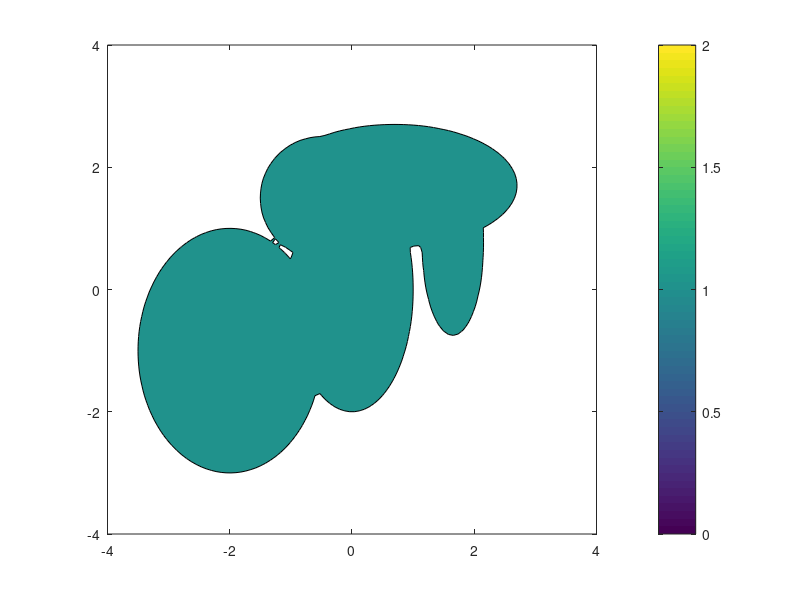

Reproduce this figure in MATLAB. (Note: this script raises an error after producing the figure.)
close all;
clear;
clc;

addpath('Functions')

% Array format [x0, y0, rx, ry] one row per ellipse

ellipses = [0,0,1,2;
            0.7,1.7,2,1;
            -0.5,1.5,1,1;
            -2,-1,1.5,2;
            1.65, 0.75, 0.5, 1.5;
            ];

xlims = [-4,4];
ylims = [-4,4];

nPts = 100;

[xx,yy] = meshgrid(linspace(xlims(1),xlims(2),nPts),...
    linspace(ylims(1),ylims(2),nPts));

zz = zeros(size(xx));

for iPt = 1:nPts
    for jPt = 1:nPts
        for kEllip = 1:size(ellipses,1)
            zz(iPt,jPt) = max(zz(iPt,jPt),...
                ((xx(iPt,jPt) - ellipses(kEllip,1)).^2 ./ ellipses(kEllip,3).^2 + ...
                (yy(iPt,jPt) - ellipses(kEllip,2)).^2 ./ ellipses(kEllip,4).^2).^-1);
        end
    end
end
        
figure()
contourf(xx,yy,zz,[1,1])
colorbar()
hold on
axis equal

cmap = cbrewer2('set2',2);

%% Start marching squares
figure()
hold on
for iEllip = 1:size(ellipses,1)
    ellipse(ellipses(iEllip,3),ellipses(iEllip,4),0,ellipses(iEllip,1),ellipses(iEllip,2))
end

colormap(cmap);
pScat = scatter(xx(:),yy(:),20,zz(:)>=1,'Filled');
axis equal

lineSegments = []; % Initalize line segments
for iPt = 1:(nPts-1)  % Rows (y-axis)
    for jPt = 1:(nPts-1)   % Columns (x-axis)
        % Cell values
        %  1 -- 2 
        %  |    |
        %  |    |
        %  8 -- 4
        %
        % REMEMBER, DUMBASS: 
        % array(i,j) = array(rows, columns,) = array(y,x)

        cellValue = ...
            1*(zz(iPt,jPt)>1) + ...
            2*(zz(iPt+1,jPt)>1) + ...
            4*(zz(iPt+1,jPt+1)>1) + ...
            8*(zz(iPt,jPt+1)>1) + 1;
        
        switch cellValue
            case 1
                % No Vertices
            case 2
                % South-West
                lineSegments = [lineSegments;
                    [interpVal(xx(iPt,jPt),zz(iPt,jPt),xx(iPt,jPt+1),zz(iPt,jPt+1)),yy(iPt,jPt),...
                    xx(iPt,jPt), interpVal(yy(iPt,jPt),zz(iPt,jPt),yy(iPt+1,jPt),zz(iPt+1,jPt))]];
                
                line([interpVal(xx(iPt,jPt),zz(iPt,jPt),xx(iPt,jPt+1),zz(iPt,jPt+1)) , xx(iPt,jPt) ],...
                    [yy(iPt,jPt), interpVal(yy(iPt,jPt),zz(iPt,jPt),yy(iPt+1,jPt),zz(iPt+1,jPt)) ],...
                    'color',[0,0,0],'LineWidth',2);         
            case 3
                % West-North
                lineSegments = [lineSegments;
                    [xx(iPt+1,jPt),interpVal(yy(iPt,jPt),zz(iPt,jPt), yy(iPt+1,jPt),zz(iPt+1,jPt)),...
                    interpVal(xx(iPt+1,jPt),zz(iPt+1,jPt), xx(iPt+1,jPt+1),zz(iPt+1,jPt+1)),yy(iPt+1,jPt)]];
                
                line([xx(iPt+1,jPt), interpVal(xx(iPt+1,jPt),zz(iPt+1,jPt), xx(iPt+1,jPt+1),zz(iPt+1,jPt+1))],...
                    [interpVal(yy(iPt,jPt),zz(iPt,jPt), yy(iPt+1,jPt),zz(iPt+1,jPt)), yy(iPt+1,jPt)],...
                    'color',[0,0,0],'LineWidth',2);
            case 4
                % North-South
                lineSegments = [lineSegments;
                    [interpVal(xx(iPt,jPt),zz(iPt,jPt),xx(iPt,jPt+1),zz(iPt,jPt+1)),yy(iPt,jPt) ...
                    interpVal(xx(iPt+1,jPt),zz(iPt+1,jPt),xx(iPt+1,jPt+1), zz(iPt+1,jPt+1)),yy(iPt+1,jPt)]];
                
                line([interpVal(xx(iPt,jPt),zz(iPt,jPt),xx(iPt,jPt+1),zz(iPt,jPt+1)), ...
                    interpVal(xx(iPt+1,jPt),zz(iPt+1,jPt),xx(iPt+1,jPt+1), zz(iPt+1,jPt+1))],...
                    [yy(iPt,jPt), yy(iPt+1,jPt)],...
                    'color',[0,0,0],'LineWidth',2);
            case 5
                % North-East
                lineSegments = [lineSegments;...
                    [interpVal(xx(iPt+1,jPt),zz(iPt+1,jPt),xx(iPt+1,jPt+1),zz(iPt+1,jPt+1)),yy(iPt+1,jPt+1),...
                    xx(iPt+1,jPt+1),interpVal(yy(iPt+1,jPt+1),zz(iPt+1,jPt+1), yy(iPt,jPt+1), zz(iPt,jPt+1))]];
                
                line([interpVal(xx(iPt+1,jPt),zz(iPt+1,jPt),xx(iPt+1,jPt+1),zz(iPt+1,jPt+1)),xx(iPt+1,jPt+1)],...
                    [yy(iPt+1,jPt+1), interpVal(yy(iPt+1,jPt+1),zz(iPt+1,jPt+1), yy(iPt,jPt+1), zz(iPt,jPt+1))],...
                    'color',[0,0,0],'LineWidth',2);           
            case 6  % Ambiguous
                % South-West
                lineSegments = [lineSegments;...
                    [interpVal(xx(iPt,jPt),zz(iPt,jPt),xx(iPt,jPt+1),zz(iPt,jPt+1)),yy(iPt,jPt),...
                    xx(iPt,jPt), interpVal(yy(iPt,jPt),zz(iPt,jPt),yy(iPt+1,jPt),zz(iPt+1,jPt))]];
                
                line([interpVal(xx(iPt,jPt),zz(iPt,jPt),xx(iPt,jPt+1),zz(iPt,jPt+1)) , xx(iPt,jPt)],...
                    [yy(iPt,jPt), interpVal(yy(iPt,jPt),zz(iPt,jPt),yy(iPt+1,jPt),zz(iPt+1,jPt)) ],...
                    'color',[0,0,0],'LineWidth',2); 
                
                % North-East
                lineSegments = [lineSegments;...
                    [interpVal(xx(iPt+1,jPt),zz(iPt+1,jPt),xx(iPt+1,jPt+1),zz(iPt+1,jPt+1)),yy(iPt+1,jPt+1),...
                    xx(iPt+1,jPt+1),interpVal(yy(iPt+1,jPt+1),zz(iPt+1,jPt+1), yy(iPt,jPt+1), zz(iPt,jPt+1))]];
                
                line([interpVal(xx(iPt+1,jPt),zz(iPt+1,jPt),xx(iPt+1,jPt+1),zz(iPt+1,jPt+1)),xx(iPt+1,jPt+1)],...
                    [yy(iPt+1,jPt+1), interpVal(yy(iPt+1,jPt+1),zz(iPt+1,jPt+1), yy(iPt,jPt+1), zz(iPt,jPt+1))],...
                    'color',[0,0,0],'LineWidth',2);      
            case 7
                % West-East
                lineSegments = [lineSegments;...
                    [xx(iPt,jPt),interpVal(yy(iPt,jPt),zz(iPt,jPt),yy(iPt+1,jPt),zz(iPt+1,jPt)),...
                    xx(iPt,jPt+1),interpVal(yy(iPt,jPt+1),zz(iPt,jPt+1),yy(iPt+1,jPt+1),zz(iPt+1,jPt+1))]];
                
                line([xx(iPt,jPt), xx(iPt,jPt+1)],...
                    [interpVal(yy(iPt,jPt),zz(iPt,jPt),yy(iPt+1,jPt),zz(iPt+1,jPt)),...
                    interpVal(yy(iPt,jPt+1),zz(iPt,jPt+1),yy(iPt+1,jPt+1),zz(iPt+1,jPt+1))],...
                    'color',[0,0,0],'LineWidth',2);  
            case 8
                % South - East
                lineSegments = [lineSegments;...
                    [interpVal(xx(iPt,jPt+1),zz(iPt,jPt+1),xx(iPt,jPt),zz(iPt,jPt)),yy(iPt,jPt+1),...
                    xx(iPt,jPt+1),interpVal(yy(iPt,jPt+1),zz(iPt,jPt+1),yy(iPt+1,jPt+1),zz(iPt+1,jPt+1))]];
                
                line([interpVal(xx(iPt,jPt+1),zz(iPt,jPt+1),xx(iPt,jPt),zz(iPt,jPt)),xx(iPt,jPt+1)],...
                    [yy(iPt,jPt+1), interpVal(yy(iPt,jPt+1),zz(iPt,jPt+1),yy(iPt+1,jPt+1),zz(iPt+1,jPt+1))],...
                    'color',[0,0,0],'LineWidth',2);    
            case 9
                % South - East
                lineSegments = [lineSegments;...
                    [interpVal(xx(iPt,jPt+1),zz(iPt,jPt+1),xx(iPt,jPt),zz(iPt,jPt)),yy(iPt,jPt+1),...
                    xx(iPt,jPt+1),interpVal(yy(iPt,jPt+1),zz(iPt,jPt+1),yy(iPt+1,jPt+1),zz(iPt+1,jPt+1))]];
                
                line([interpVal(xx(iPt,jPt+1),zz(iPt,jPt+1),xx(iPt,jPt),zz(iPt,jPt)),xx(iPt,jPt+1)],...
                    [yy(iPt,jPt+1), interpVal(yy(iPt,jPt+1),zz(iPt,jPt+1),yy(iPt+1,jPt+1),zz(iPt+1,jPt+1))],...
                    'color',[0,0,0],'LineWidth',2);
            case 10
                % West-East
                lineSegments = [lineSegments;...
                    [xx(iPt,jPt),interpVal(yy(iPt,jPt),zz(iPt,jPt),yy(iPt+1,jPt),zz(iPt+1,jPt)),...
                    xx(iPt,jPt+1),interpVal(yy(iPt,jPt+1),zz(iPt,jPt+1),yy(iPt+1,jPt+1),zz(iPt+1,jPt+1))]];
                
                line([xx(iPt,jPt), xx(iPt,jPt+1)],...
                    [interpVal(yy(iPt,jPt),zz(iPt,jPt),yy(iPt+1,jPt),zz(iPt+1,jPt)),interpVal(yy(iPt,jPt+1),zz(iPt,jPt+1),yy(iPt+1,jPt+1),zz(iPt+1,jPt+1))],...
                    'color',[0,0,0],'LineWidth',2);  
            case 11 % Ambiguous
                % West-North
                lineSegments = [lineSegments;
                    [xx(iPt+1,jPt),interpVal(yy(iPt,jPt),zz(iPt,jPt), yy(iPt+1,jPt),zz(iPt+1,jPt)),...
                    interpVal(xx(iPt+1,jPt),zz(iPt+1,jPt), xx(iPt+1,jPt+1),zz(iPt+1,jPt+1)),yy(iPt+1,jPt)]];
                
                line([xx(iPt+1,jPt), interpVal(xx(iPt+1,jPt),zz(iPt+1,jPt), xx(iPt+1,jPt+1),zz(iPt+1,jPt+1))],...
                    [interpVal(yy(iPt,jPt),zz(iPt,jPt), yy(iPt+1,jPt),zz(iPt+1,jPt)), yy(iPt+1,jPt)],...
                    'color',[0,0,0],'LineWidth',2);
                
                % South-East
                lineSegments = [lineSegments;...
                    [interpVal(xx(iPt,jPt+1),zz(iPt,jPt+1),xx(iPt,jPt),zz(iPt,jPt)),yy(iPt,jPt+1),...
                    xx(iPt,jPt+1),interpVal(yy(iPt,jPt+1),zz(iPt,jPt+1),yy(iPt+1,jPt+1),zz(iPt+1,jPt+1))]];
                
                line([interpVal(xx(iPt,jPt+1),zz(iPt,jPt+1),xx(iPt,jPt),zz(iPt,jPt)),xx(iPt,jPt+1)],...
                    [yy(iPt,jPt+1), interpVal(yy(iPt,jPt+1),zz(iPt,jPt+1),yy(iPt+1,jPt+1),zz(iPt+1,jPt+1))],...
                    'color',[0,0,0],'LineWidth',2);
            case 12
                % North-East
                lineSegments = [lineSegments;...
                    [interpVal(xx(iPt+1,jPt),zz(iPt+1,jPt),xx(iPt+1,jPt+1),zz(iPt+1,jPt+1)),yy(iPt+1,jPt+1),...
                    xx(iPt+1,jPt+1),interpVal(yy(iPt+1,jPt+1),zz(iPt+1,jPt+1), yy(iPt,jPt+1), zz(iPt,jPt+1))]];
                
                line([interpVal(xx(iPt+1,jPt),zz(iPt+1,jPt),xx(iPt+1,jPt+1),zz(iPt+1,jPt+1)),xx(iPt+1,jPt+1)],...
                    [yy(iPt+1,jPt+1), interpVal(yy(iPt+1,jPt+1),zz(iPt+1,jPt+1), yy(iPt,jPt+1), zz(iPt,jPt+1))],...
                    'color',[0,0,0],'LineWidth',2); 
            case 13
                % North-South
                lineSegments = [lineSegments;
                    [interpVal(xx(iPt,jPt),zz(iPt,jPt),xx(iPt,jPt+1),zz(iPt,jPt+1)),yy(iPt,jPt) ...
                    interpVal(xx(iPt+1,jPt),zz(iPt+1,jPt),xx(iPt+1,jPt+1), zz(iPt+1,jPt+1)),yy(iPt+1,jPt)]];
                
                line([interpVal(xx(iPt,jPt),zz(iPt,jPt),xx(iPt,jPt+1),zz(iPt,jPt+1)), ...
                    interpVal(xx(iPt+1,jPt),zz(iPt+1,jPt),xx(iPt+1,jPt+1), zz(iPt+1,jPt+1))],...
                    [yy(iPt,jPt), yy(iPt+1,jPt)],...
                    'color',[0,0,0],'LineWidth',2);
            case 14
                % West-North
                lineSegments = [lineSegments;
                    [xx(iPt+1,jPt),interpVal(yy(iPt,jPt),zz(iPt,jPt), yy(iPt+1,jPt),zz(iPt+1,jPt)),...
                    interpVal(xx(iPt+1,jPt),zz(iPt+1,jPt), xx(iPt+1,jPt+1),zz(iPt+1,jPt+1)),yy(iPt+1,jPt)]];
                
                line([xx(iPt+1,jPt), interpVal(xx(iPt+1,jPt),zz(iPt+1,jPt), xx(iPt+1,jPt+1),zz(iPt+1,jPt+1))],...
                    [interpVal(yy(iPt,jPt),zz(iPt,jPt), yy(iPt+1,jPt),zz(iPt+1,jPt)), yy(iPt+1,jPt)],...
                    'color',[0,0,0],'LineWidth',2);
            case 15
                % South-West
                lineSegments = [lineSegments;...
                    [interpVal(xx(iPt,jPt),zz(iPt,jPt),xx(iPt,jPt+1),zz(iPt,jPt+1)),yy(iPt,jPt),...
                    xx(iPt,jPt), interpVal(yy(iPt,jPt),zz(iPt,jPt),yy(iPt+1,jPt),zz(iPt+1,jPt))]];
                
                line([interpVal(xx(iPt,jPt),zz(iPt,jPt),xx(iPt,jPt+1),zz(iPt,jPt+1)) , xx(iPt,jPt) ],...
                    [yy(iPt,jPt), interpVal(yy(iPt,jPt),zz(iPt,jPt),yy(iPt+1,jPt),zz(iPt+1,jPt)) ],...
                    'color',[0,0,0],'LineWidth',2);   
            case 16
                % No vertices 
        end
    end
end

scatter([lineSegments(:,1);lineSegments(:,3)],[lineSegments(:,2);lineSegments(:,4)])

% comet(vertices(:,1),vertices(:,2))

figure(); hold on
for iEllip = 1:size(ellipses,1)
    ellipse(ellipses(iEllip,3),ellipses(iEllip,4),0,ellipses(iEllip,1),ellipses(iEllip,2))
end

%% start sorting algorithm
% find the minimum y-value
[min,lastIndex] = min(lineSegments(:,2));

% initalize first point
envelope = lineSegments(lastIndex,1:2);
% add second point from same array index
envelope = [envelope; lineSegments(lastIndex,3:4)];
indexUsed = zeros(size(lineSegments,1),1);
indexUsed(lastIndex) = 1;

exitFlag = 0;   % Set exit flag fudge
% Go though all vertices looking for the next connecting face
for iVerts = 2:size(lineSegments,1)
    % For an enclosed polygon, all lines share vertices
    % Find the all repeated vertices
    foundVert12 = find(all(ismembertol(lineSegments(:,1:2), envelope(end,:)), 2));
    foundVert34 = find(all(ismembertol(lineSegments(:,3:4), envelope(end,:)), 2));
    
    % there will only ever be two points, distributed between foundVert12
    % and foundVert34. Select the vertex which is NOT the same as the last
    % vertex. This indices a new line segments. 
    if ~isempty(foundVert12)
        for iInd = 1:length(foundVert12)
            if foundVert12(iInd) ~= lastIndex
                envelope = [envelope; lineSegments(foundVert12(iInd),3:4)];
                lastIndex = foundVert12(iInd);
                indexUsed(lastIndex) = 1;
                exitFlag = 1;
                break;
            end
        end
    end
    
    % Fudge to ensure that there is an infinate loop after the first
    % condition statement. 
    if exitFlag == 1
        exitFlag = 0;
        continue;
    end
        
    if ~isempty(foundVert34)
        for iInd = 1:length(foundVert34)
            if foundVert34(iInd) ~= lastIndex
                envelope = [envelope; lineSegments(foundVert34(iInd),1:2)];
                lastIndex = foundVert34(iInd);
                indexUsed(lastIndex) = 1;
                break;
            end
        end
    end
    
end
% plot(envelop(:,1),envelop(:,2),'x-','MarkerSize',12)
comet(envelope(:,1),envelope(:,2))
line1 = [-3, -3; -2, -2];
line2 = [2, 2; 3, 3];
line(line1(:,1),line1(:,2))
line(line2(:,1),line2(:,2))

%Find intercepts to divide line using Poly
[xInt,yInt,iIntLow] = polyxpoly(envelope(:,1),envelope(:,2),line1(:,1),line1(:,2))
plot(xInt,yInt,'*k')
plot(envelope(iIntLow,1),envelope(iIntLow,2),'sg')
iIntLow = iIntLow(1);

[xInt,yInt,iIntUpp] = polyxpoly(envelope(:,1),envelope(:,2),line2(:,1),line2(:,2))
plot(xInt,yInt,'*k')
plot(envelope(iIntUpp,1),envelope(iIntUpp,2),'sg')
iIntUpp = iIntUpp(1);

% To find inner or outer corridors, first determine if polygon is clockwise
% or counter-clockwise. Then, based on which index is large, separate out
% inner and outer corridor based on which intercept index is larger. 
if ispolycw(envelope(:,1),envelope(:,2))
    if iIntLow > iIntUpp
        outerCorr = [envelope(iIntLow:end,:);envelope(1:iIntUpp,:)];
        innerCorr = envelope(iIntUpp:iIntLow,:);
    else
        outerCorr = envelope(iIntLow:iIntUpp,:);
        innerCorr = [envelope(iIntUpp:end,:);envelope(1:iIntLow,:)];
    end
else
    if iIntLow > iIntUpp
        innerCorr = [envelope(iIntLow:end,:);envelope(1:iIntUpp,:)];
        outerCorr = envelope(iIntUpp:iIntLow,:);
    else
        innerCorr = envelope(iIntLow:iIntUpp,:);
        outerCorr = [envelope(iIntUpp:end,:);envelope(1:iIntLow,:)];
    end
end

plot(innerCorr(:,1),innerCorr(:,2),'o-r')
plot(outerCorr(:,1),outerCorr(:,2),'o-m')


